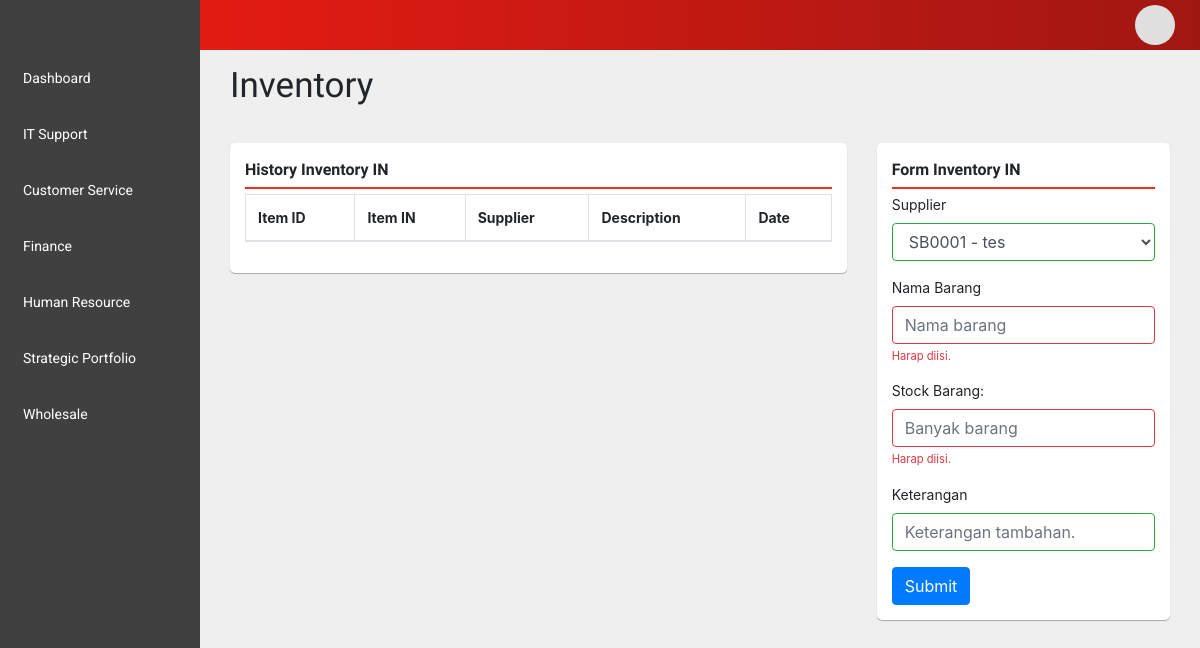
/index.php/wholesale/invenmasuk, run on an earlier commit of the app's database.
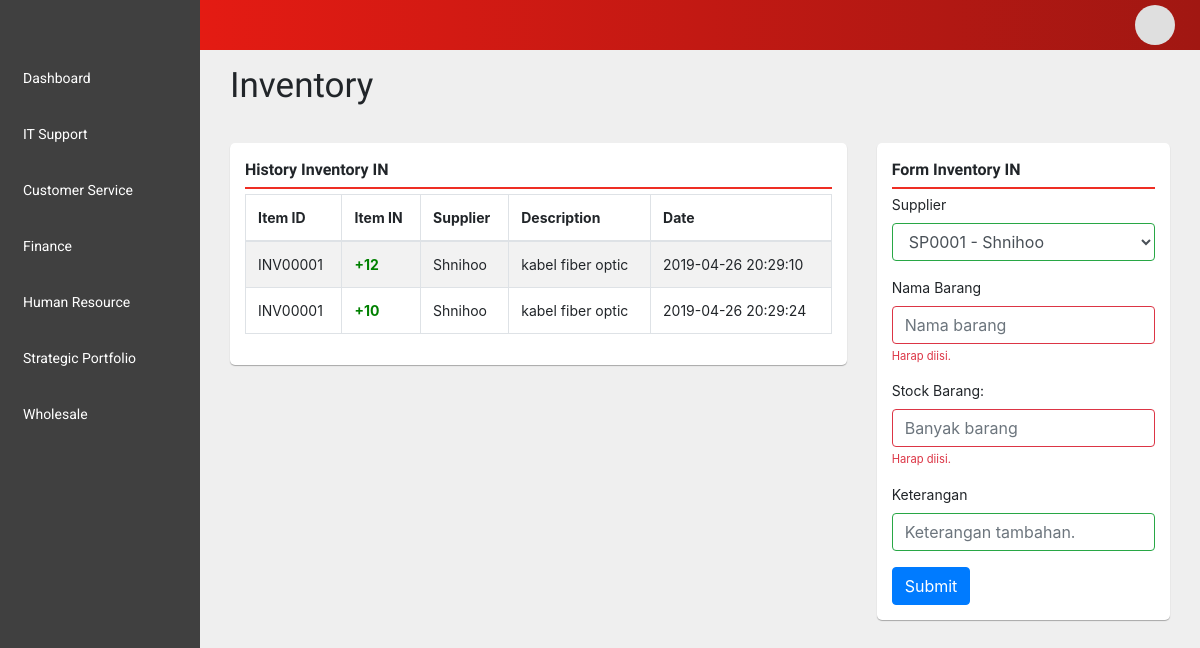
And on a later commit of the database.
### tables this page shows
CREATE TABLE `historyinventoryin` (
  `idBarang` varchar(9) NOT NULL,
  `stockBarang` int(11) NOT NULL,
  `keterangan` varchar(100) NOT NULL,
  `tanggal` timestamp NOT NULL DEFAULT CURRENT_TIMESTAMP ON UPDATE CURRENT_TIMESTAMP
);

CREATE TABLE `supplier` (
  `idSupplier` varchar(10) NOT NULL,
  `namaSupplier` varchar(30) NOT NULL,
  `deskripsi` varchar(50) NOT NULL,
  `idKategori` varchar(9) NOT NULL,
  `status` tinyint(1) NOT NULL
);

### application/controllers/Wholesale.php (called while the page is built, shortened)
<?php
class Wholesale extends CI_Controller {
	public function __construct(){
        $this->load->model('ModelWholesale');
    }
	public function invenmasuk()
	{
		if ($this->input->get('q') == 'success') {
			$data['success'] = 1;
		}else {
			$data['success'] = 0;
		}
		$data['barang'] = $this->ModelWholesale->getIdBarang();
		$data['history'] = $this->ModelWholesale->getHistoryIn();
		$data['supplier'] = $this->ModelWholesale->getSupplier();
		$this->load->view('wholesale/invenmasuk',$data);
	}
}

### index.php (called while the page is built, shortened)
<?php
require_once BASEPATH.'core/CodeIgniter.php';

### application/models/ModelWholesale.php (called while the page is built, shortened)
<?php
class ModelWholesale extends CI_Model{
    public function getSupplier(){
        return $this->db->get('supplier');
    }
    public function getHistoryIn(){
        $this->db->select('historyinventoryin.idBarang,historyinventoryin.stockBarang,historyinventoryin.keterangan,historyinventoryin.tanggal,supplier.namaSupplier');
        $this->db->join('inventory','idBarang');
        $this->db->join('supplier','idSupplier');
        $this->db->from('historyinventoryin');
        return $this->db->get();
    }
}

### application/views/wholesale/invenmasuk.php (the view, shortened to what the changed rows need)
<!DOCTYPE html>
<html lang="en" dir="ltr">
  <head>
    <link rel="stylesheet" type="text/css" href="https://cdn.datatables.net/v/bs4/dt-1.10.18/sc-2.0.0/datatables.min.css"/>
  </head>
  <body>
    <div class="container-fluid p-0">
      <div class="row equal no-gutters">
        <div class="col-12 col-sm-8 col-md-9 col-xl-10 wrapper">
          <div class="col-12 wrapper-container">
            <div class="main-wrapper">
              <div class="container">
                <div class="row">
                  <div class="col-8">
                    <div class="box">
                      <div class="box-body">
                        <table cellpadding="0" cellspacing="0" border="0" class="datatable-1 table table-bordered table-striped display" width="100%" id="TableHistory">
                          <thead>
                            <tr>
                              <th> Item ID</th>
                              <th> Item IN </th>
                              <th> Supplier </th>
                              <th> Description </th>
                              <th> Date </th>
                            </tr>
                          </thead>
                          <tbody>
                            <?php
                              foreach($history->result() as $row):
                            ?>
                            <tr class="odd gradeX">
                              <td> <?php echo $row->idBarang; ?> </td>
                              <td style="color: green;font-weight: bold;">+<?php echo $row->stockBarang; ?> </td>
                              <td> <?php echo $row->namaSupplier; ?> </td>
                              <td> <?php echo $row->keterangan; ?> </td>
                              <td> <?php echo $row->tanggal; ?> </td>
                            </tr>
                            <?php
                              endforeach;
                            ?>
                          </tbody>
                        </table>
                      </div>
                    </div>
                  </div>
                  <div class="col-4">
                    <div class="box">
                      <div class="box-body">
                          <?=form_open('wholesale/formInvenIN', 'class="was-validated" id="formInvenIN"');?>
                          <div class="form-group">
                            <label for="supplier">Supplier</label>
                            <select class="form-control" id="supplier" name="idSupplier">
                              <?php
                                foreach($supplier->result() as $s){
                                  echo '<option value="'.$s->idSupplier.'">'.$s->idSupplier.' - '.$s->namaSupplier.'</option>';
                                }
                              ?>
                            </select>
                          </div>
                      </div>
                    </div>
                  </div>
                </div>
              </div>
            </div>
          </div>
        </div>
      </div>
    </div>
  </body>
</html>

What changed in the data, as far as the page shows it:
added historyinventoryin: idBarang "INV00001", stockBarang "12", supplier.namaSupplier "Shnihoo", keterangan "kabel fiber optic", tanggal "2019-04-26 20:29:10"
added historyinventoryin: idBarang "INV00001", stockBarang "10", supplier.namaSupplier "Shnihoo", keterangan "kabel fiber optic", tanggal "2019-04-26 20:29:24"
Also different on the page:
form field idSupplier: "SB0001 - tes" → "SP0001 - Shnihoo"
